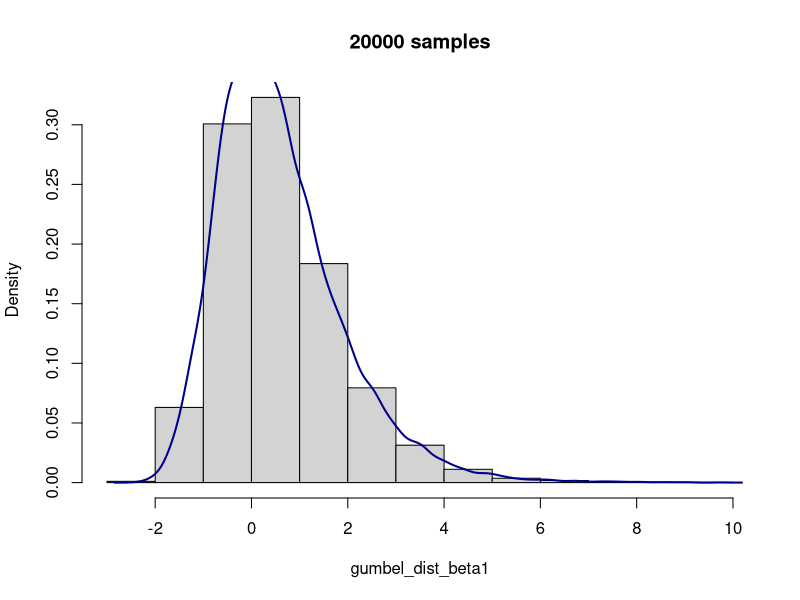
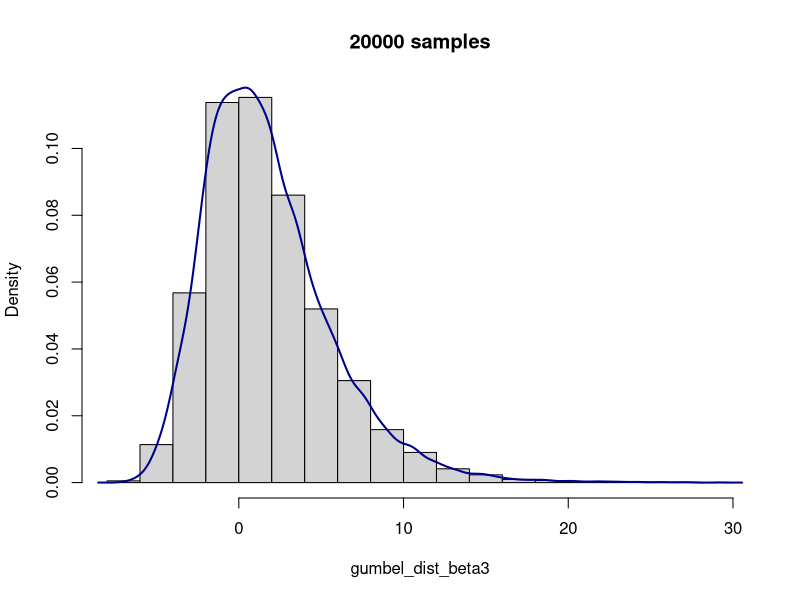
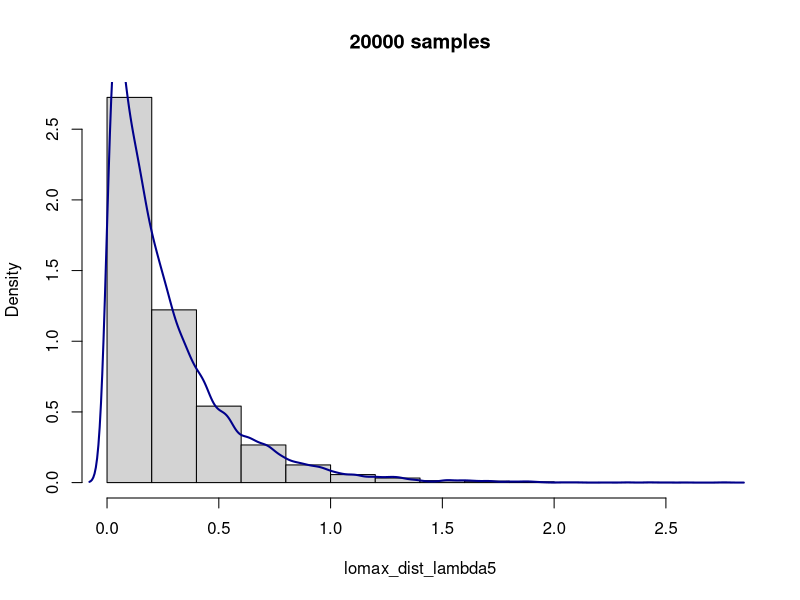
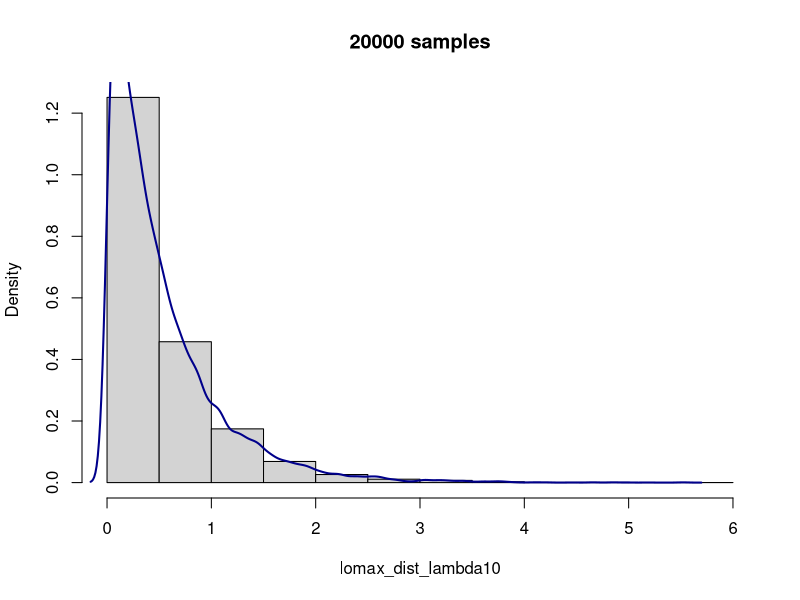

Generate these figures, in order, with R:
###############################################################################
#
#
#   MATH 2650: Computational Statistics
#   Lab 01
#   10 September, 2026
# 
#   First Lab Group 1
#   Angie Wang
#
#
###############################################################################

# Question 1: Use uniroot() function to calculate MLE for Bernoulli and Exponential
#             distributions. Compare results to the traditional analytical approach.

#### (1a.) uniroot Bernoulli ####
mag <- 1*(attenu$mag >6) # Obtain all magnitudes greater than 6

##### Analytical MLE #####
analytic_theta <- mean(mag)
analytic_theta

##### Numerical MLE #####
calc_deriv_bern <- function(theta, y){
  # Derivative of log-likelihood function of the Bernoulli pdf
  y <- y[complete.cases(y)]
  n <- length(y)
  
  sum(y)/theta - (n - sum(y))*(1/(1-theta))
}

bern_root <- uniroot(calc_deriv_bern, y = mag, lower = 0, upper = max(mag))
numeric_theta <- bern_root$root
numeric_theta


#### (1b.) uniroot Exponential ####
accel <- attenu$accel

##### Analytical MLE #####
analytic_lambda <- length(accel)/sum(accel)
analytic_lambda

##### Numerical MLE #####
calc_deriv_exp <- function(lambda, x){
  # Derivative of log-likelihood function of the Exponential pdf
  
  x <- x[complete.cases(x)]
  n <- length(x)
 
  (n/lambda) - sum(x)
}

exp_root <- uniroot(calc_deriv_exp, x = accel, lower = 0, upper = 10)
numeric_lambda <- exp_root$root
numeric_lambda

###############################################################################

# Question 2: Use the Probability Integral Transform method to generate random 
#             numbers from Gumbel and Lomax distributions.

#### (2a.) PIT Gumbel ####

# Constants:
N <- 20000 # Number of random draws
BETA_1 <- 1 # Testing with beta = 1 and beta = 3
BETA_3 <- 3

z <- runif(N) # Obtain N draws from uniform distribution

calc_gumbel_inv <- function(z, beta){
  # Inverse gumbel cdf
  -beta*log(-log(z))
}

# Test with parameters beta = 1 and beta = 3
gumbel_dist_beta1 <- calc_gumbel_inv(z = z, beta = BETA_1)
gumbel_dist_beta3 <- calc_gumbel_inv(z = z, beta = BETA_3)

# Generate histograms
hist(gumbel_dist_beta1, freq = FALSE, main = paste(N, ' samples', sep = ''))
lines(density(gumbel_dist_beta1), lwd = 2, col = 'darkblue')

hist(gumbel_dist_beta3, freq = FALSE, main = paste(N, ' samples', sep = ''))
lines(density(gumbel_dist_beta3), lwd = 2, col = 'darkblue')

#### (2b.) PIT Lomax ####

# Constants:
M <- 20000 # Number of random draws
ALPHA <- 20 # Test with 20
LAMBDA_5 <- 5 # Test with lambda = 5 and lambda = 10
LAMBDA_10 <- 10 


w <- runif(M) # Obtain M draws from uniform distribution

calc_lomax_inv <- function(w, lambda, alpha){
  # Inverse lomax cdf
  lambda*((1-w)^(-1/alpha) - 1) 
}

# Test with parameters lambda = 5 and lambda = 10
lomax_dist_lambda5 <- calc_lomax_inv(w = w, lambda = LAMBDA_5, alpha = ALPHA) 
lomax_dist_lambda10 <- calc_lomax_inv(w = w, lambda = LAMBDA_10, alpha = ALPHA)

# Generate histograms
hist(lomax_dist_lambda5, freq = FALSE, main = paste(M, ' samples', sep = ''))
lines(density(lomax_dist_lambda5), lwd = 2, col = 'darkblue')

hist(lomax_dist_lambda10, freq = FALSE, main = paste(M, ' samples', sep = ''))
lines(density(lomax_dist_lambda10), lwd = 2, col = 'darkblue')

###############################################################################

# Question 3: Generate a random number using the Middle-Square / Von Neumann
#             method using a predetermined starting seed.

#### (3.) Middle-Square / Von Neumann ####

seed <- 812016 # Starting seed

seed_str <- as.character(seed)
seed_len <- nchar(seed_str)
seed_sq <- as.character(seed^2)
seed_sq_len <- nchar(seed_sq)

start <- as.integer(seed_sq_len/2 - seed_len/2 + 1) # Add 1 since R starts counting at 1
end <- as.integer(start - 1 + seed_len)

mid_square <- as.numeric(substring(seed_sq, start, end))
mid_square
